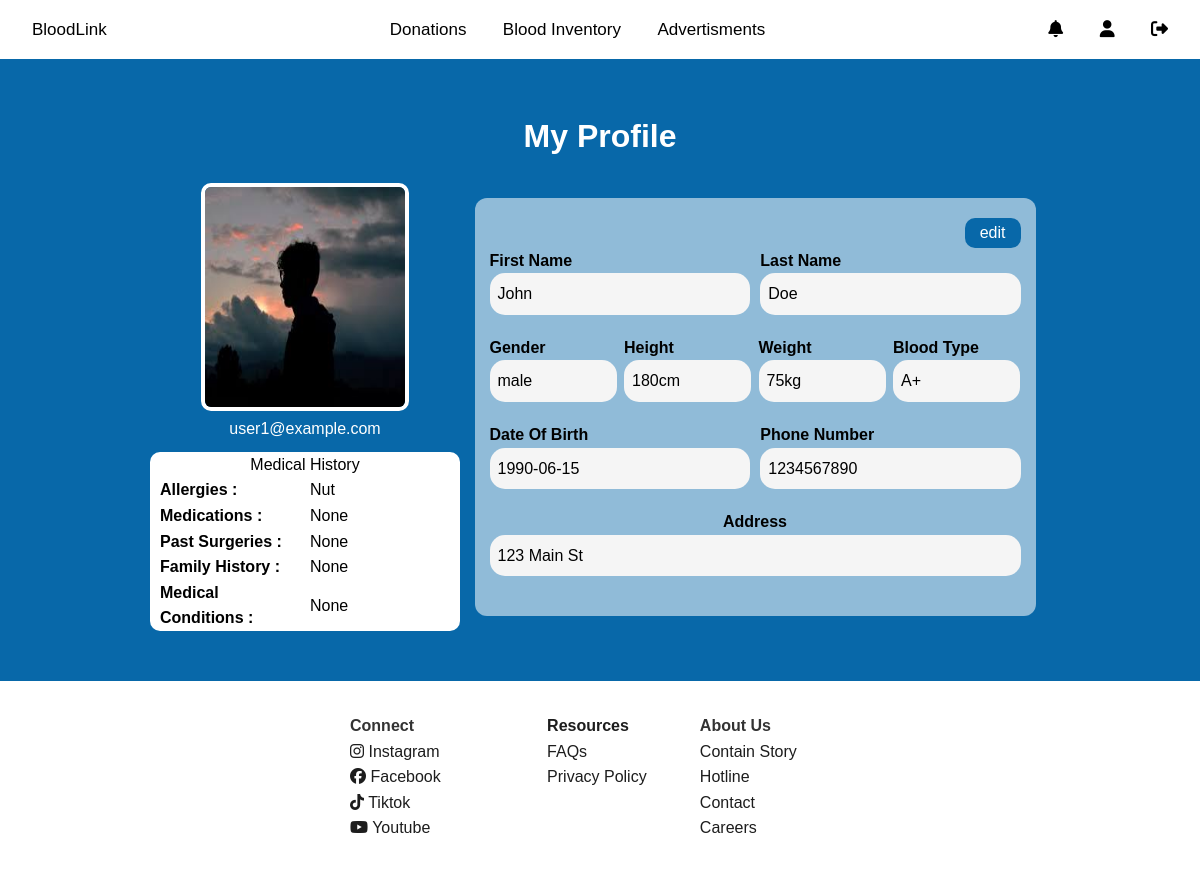
The page /profile/profile.php (signed in) on the database its author committed.
### tables this page shows
CREATE TABLE `profile` (
  `id` int(4) NOT NULL,
  `userID` int(11) DEFAULT NULL,
  `firstname` varchar(255) DEFAULT NULL,
  `lastname` varchar(255) DEFAULT NULL,
  `gender` varchar(6) DEFAULT NULL,
  `height` int(11) DEFAULT NULL,
  `weight` int(11) DEFAULT NULL,
  `bloodtype` varchar(6) DEFAULT NULL,
  `dob` date DEFAULT NULL,
  `phonenum` varchar(12) DEFAULT NULL,
  `address` text DEFAULT NULL,
  `img_path` varchar(50) NOT NULL
);

CREATE TABLE `user` (
  `userID` int(11) NOT NULL,
  `userEmail` varchar(100) NOT NULL,
  `userPwd` varchar(255) NOT NULL,
  `registrationDate` date NOT NULL DEFAULT curdate()
);

CREATE TABLE `medical_history` (
  `historyID` int(11) NOT NULL,
  `userID` int(11) DEFAULT NULL,
  `allergies` varchar(255) NOT NULL,
  `medications` varchar(255) NOT NULL,
  `past_surgeries` varchar(255) NOT NULL,
  `family_history` varchar(255) NOT NULL,
  `medical_conditions` varchar(255) NOT NULL
);

### profile/profile.php (the view, shortened to what this page needs)
<?php
include('../config.php');
?>
<!DOCTYPE html>
<html lang="en">
<head>
    <link rel="stylesheet" href="../css/nav_footer.css">
    <link rel="stylesheet" href="css/style.css">
</head>
<body>
    <?php
    include('../user_nav.php');
    $firstname = "";
    $lastname = "";
    $gender = "";
    $height = "";
    $weight = "";
    $bloodtype = "";
    $dob = "";
    $phonenum = "";
    $address = "";
    $img = "default.png";
    $email = "";
    $allergies = "";
    $medications = "";
    $pastSurgeries = "";
    $familyHistory = "";
    $medicalConditions = "";
    $sqlProfile = 'SELECT * FROM profile WHERE userID='. $_SESSION["UID"];
    $resultProfile = mysqli_query($conn, $sqlProfile);
    $sqlMedical = 'SELECT * FROM medical_history WHERE userID='. $_SESSION["UID"];
    $resultMedical = mysqli_query($conn, $sqlMedical);
    $sqluser = 'SELECT * FROM user WHERE userID='. $_SESSION["UID"];
    $resultuser = mysqli_query($conn, $sqluser);
    if (mysqli_num_rows($resultProfile) > 0) {
        $row = mysqli_fetch_assoc($resultProfile);
        $firstname = $row["firstname"];
        $lastname = $row["lastname"];
        $gender = $row["gender"];
        $height = $row["height"];
        $weight = $row["weight"];
        $bloodtype = $row["bloodtype"];
        $dob = $row["dob"];
        $phonenum = $row["phonenum"];
        $address = $row["address"];
        if($row["img_path"] != NULL){
            $img = $row["img_path"];
        }
    }
    if (mysqli_num_rows($resultMedical) > 0) {
        $row = mysqli_fetch_assoc($resultMedical);
        $allergies = $row["allergies"];
        $medications = $row["medications"];
        $pastSurgeries = $row["past_surgeries"];
        $familyHistory = $row["family_history"];
        $medicalConditions = $row["medical_conditions"];
    }
    if (mysqli_num_rows($resultuser) > 0) {
        $row = mysqli_fetch_assoc($resultuser);
        $email = $row["userEmail"];
    }
    ?>
    <main>
        <h1>My Profile</h1>
        <div class="profile">
            <div class="picture">
                <div class="dp">
                    <img src="img/<?=$img?>" alt="Profile Picture">
                </div>
                <div class="email">
                    <label><?= $email ?></label>
                </div>
                <div style="width: 310px;">
                    <table class="medical">
                        <tr>
                            <td colspan="2" style="text-align: center;">Medical History</td>
                        </tr>
                        <tr>
                            <th>Allergies :</th>
                            <td><?= $allergies ?></td>
                        </tr>
                        <tr>
                            <th>Medications :</th>
                            <td><?= $medications ?></td>
                        </tr>
                        <tr>
                            <th>Past Surgeries :</th>
                            <td><?= $pastSurgeries ?></td>
                        </tr>
                        <tr>
                            <th>Family History :</th>
                            <td><?= $familyHistory ?></td>
                        </tr>
                        <tr>
                            <th>Medical Conditions :</th>
                            <td><?= $medicalConditions ?></td>
                        </tr>
                    </table>
                </div>
            </div>
            <div class="bioframe">
                <div class="bio">
                    <div class="edit"><a href="edit_profile.php">edit</a></div>
                    <div class="row">
                        <div class="column">
                            <label class="title">First Name</label>
                            <label class="content"><?= $firstname ?></label>
                        </div>
                        <div class="column">
                            <label class="title">Last Name</label>
                            <label class="content"><?= $lastname ?></label>
                        </div>
                    </div>
                    <div class="row">
                        <div class="column" style="width: 24%;">
                            <label class="title">Gender</label>
                            <label class="content"><?= $gender ?></label>
                        </div>
                        <div class="column" style="width: 24%;">
                            <label class="title">Height</label>
                            <label class="content"><?= $height ?>cm</label>
                        </div>
                        <div class="column" style="width: 24%;">
                            <label class="title">Weight</label>
                            <label class="content"><?= $weight ?>kg</label>
                        </div>
                        <div class="column" style="width: 24%;">
                            <label class="title">Blood Type</label>
                            <label class="content"><?= $bloodtype ?></label>
                        </div>
                    </div>
                    <div class="row">
                        <div class="column">
                            <label class="title">Date Of Birth</label>
                            <label class="content"><?= $dob ?></label>
                        </div>
                        <div class="column">
                            <label class="title">Phone Number</label>
                            <label class="content"><?= $phonenum ?></label>
                        </div>
                    </div>
                    <div class="row" style="text-align: center;">
                        <div class="column " style="width: 100%;">
                            <label class="title">Address</label>
                            <label class="content"><?= $address ?></label>
                        </div>
                    </div>
                </div>
            </div>
        </div>
    </main>
    <?php include('../footer.php') ?>
</body>
</html>

### user_nav.php (shortened to what this page needs)
<?php
echo '<nav>
  <div><a href="' . BASE_URL . '/home folder/home.php">BloodLink</a></div>
  <div>
      <a href="' . BASE_URL . '/donation_history/donation_history.php">Donations</a>
      <a href="' . BASE_URL . '/donationblood_bank/blood.php">Blood Inventory</a>
      <a href="' . BASE_URL . '/advertisements/advertisements.php">Advertisments</a>
  </div>
  <div>
      <a href="' . BASE_URL . '/notification/notification.php"><i class="fa-solid fa-bell"></i></a>
      <a href="' . BASE_URL . '/profile/profile.php"><i class="fa-solid fa-user"></i></a>
      <a href="' . BASE_URL . '/user_authentication/logout.php"><i class="fa-solid fa-right-from-bracket"></i></a>
  </div>
</nav>';

### footer.php
<?php
echo '<footer>
<div class="footers">
    <div>
        <div><b>Connect</b></div>
        <a href="' . BASE_URL . '/connect/socialmedia.php">
        <div><i class="fa-brands fa-instagram"></i> Instagram</div>
        <div><i class="fa-brands fa-facebook"></i> Facebook</div>
        <div><i class="fa-brands fa-tiktok"></i> Tiktok</div>
        <div><i class="fa-brands fa-youtube"></i> Youtube</div>
        <a/>
    </div>
    <div>
        <div><b>Resources</b></div>
        <div><a href="' . BASE_URL . '/resources folder/FAQ.php">FAQs</a></div>
        <div><a href="' . BASE_URL . '/resources folder/policy.php">Privacy Policy</a></div>
    </div>
    <div>
        <div><b>About Us</b></div>
        <a href="' . BASE_URL . '/about_us/about_us.php">
        <div>Contain Story</div>
        <div>Hotline</div>
        <div>Contact</div>
        <div>Careers</div>
        <a/>
    </div>
</div>
</footer>';

### css/nav_footer.css (style rules this page uses)
body { font-family: "Arial", sans-serif; background-color: #0868a9; font-size: 16px; line-height: 1.6; margin: 0; padding: 0; min-height: 100vh; }
nav { background-color: #ffff; color: black; padding: 16px; display: flex; justify-content: space-between; align-items: center; }
nav a { color: black; text-align: center; padding: 14px 16px; text-decoration: none; font-size: 17px; }
footer { background-color: #ffff; color: #333; margin-top: 20px; padding: 32px; display: flex; justify-content: center; }
footer .footers { width: 500px; display: flex; justify-content: space-between; text-decoration: none; }
footer a { color: rgb(29, 29, 29); text-decoration: none; }

### profile/css/style.css (style rules this page uses)
main { display: flex; flex-direction: column; align-items: center; justify-content: center; margin-bottom: 50px; margin-top: 30px; }
h1 { color: white; }
.profile { display: flex; justify-content: space-between; width: 900px; }
.picture { display: flex; flex-direction: column; align-items: center; justify-content: center; }
.bioframe { display: flex; align-items: center; justify-content: center; width: 100%; }
.bio { background-color: rgba(255, 255, 255, 0.55); width: 90%; padding: 20px 15px 20px 15px; border-radius: 12px; }
.edit { display: flex; justify-content: end; }
.edit a { background-color: #0868a9; padding: 2px 15px; color: white; text-decoration: none; border-radius: 10px; }
.row { display: flex; text-align: left; justify-content: space-between; margin-bottom: 20px; }
.column { display: flex; flex-direction: column; width: 49%; }
.title { font-weight: bold; }
.content { background-color: whitesmoke; text-align: left; border-radius: 15px; padding: 8px; }
.dp { display: flex; flex-direction: column; justify-content: center; align-items: center; }
.dp img { width: 200px; height: 220px; border-radius: 10px; border: 4px solid white; margin-bottom: 5px; }
.email { color:white; margin-bottom: 10px; }
.medical { border-collapse: collapse; border:none; border-radius: 10px; width: 100%; background-color: white; }
.medical th, td { text-align: left; padding: 0px 10px; }
td { width: 140px; }

### rows shown on the page
profile: img_path (placeholder picture), firstname "John", lastname "Doe", gender "male", height "180", weight "75", bloodtype "A+", dob "1990-06-15", phonenum "1234567890", address "123 Main St"
user: userEmail "user1@example.com"
medical_history: allergies "Nut", medications "None", past_surgeries "None", family_history "None", medical_conditions "None"
